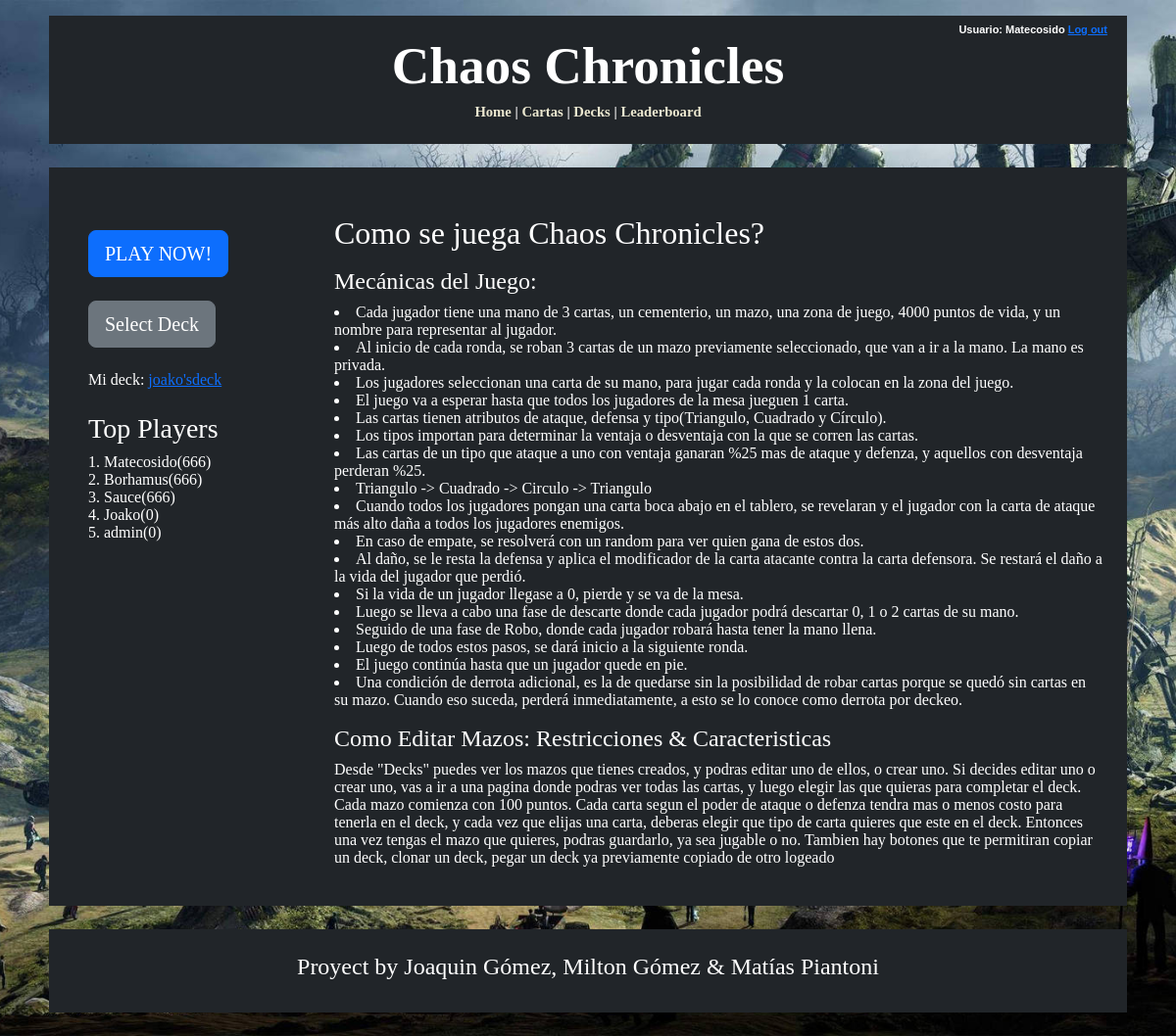
/ (signed in), run on an earlier commit of the app's database.
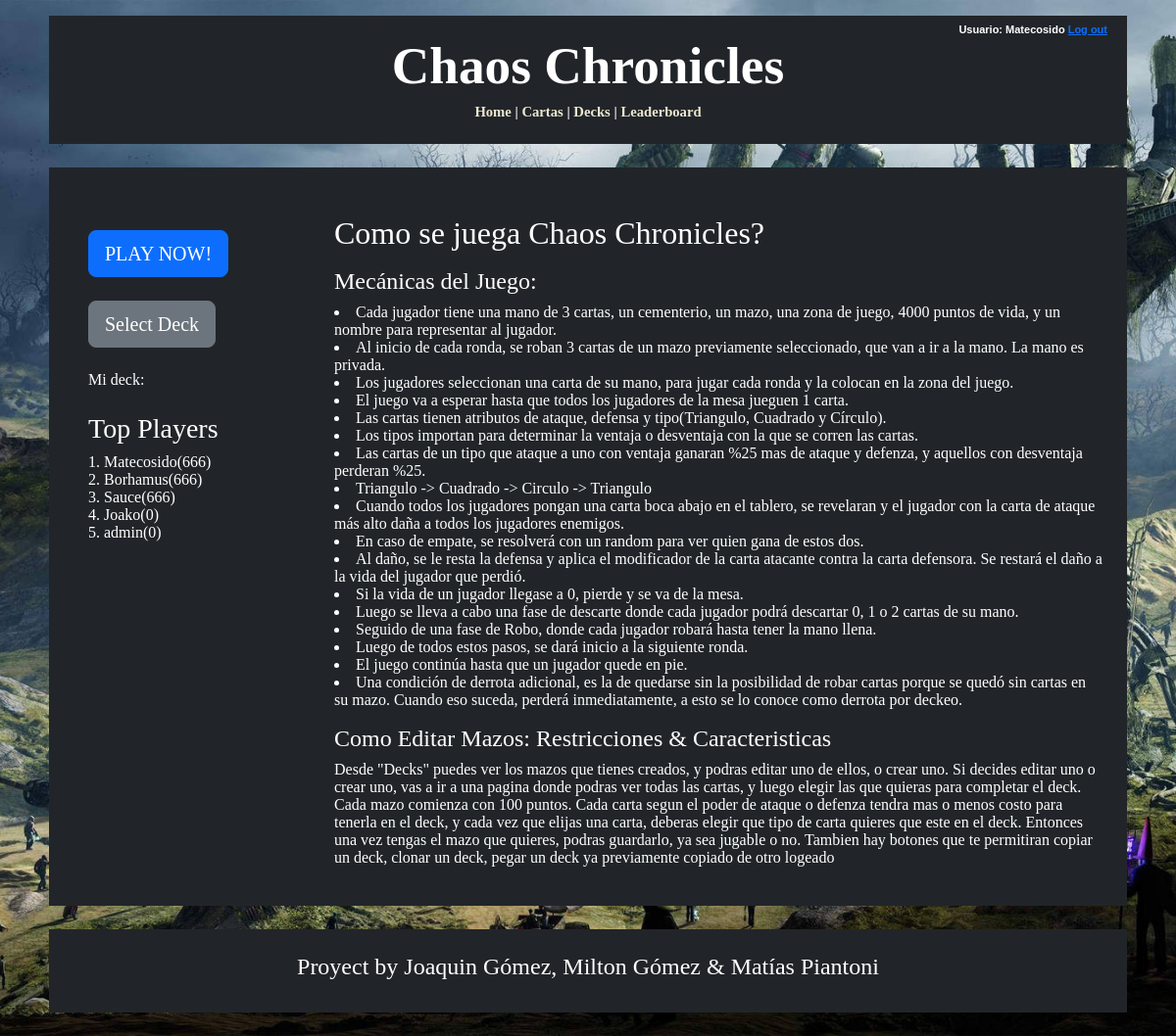
And on a later commit of the database.
### logica/models.py (models this page shows, shortened)
class Deck(models.Model):
    Titulo = models.CharField(max_length=50)
    CantidadCartas = models.IntegerField(default=0, validators=[MinValueValidator(9), MaxValueValidator(21)])
    CantCirculo = models.SmallIntegerField(default=0)
    CantCuadrado = models.SmallIntegerField(default=0)
    CantTriangulo = models.SmallIntegerField(default=0)
    PartidasGanadas = models.SmallIntegerField(default=0)
    PartidasPerdidas = models.SmallIntegerField(default=0)
    PartidasTotales = models.SmallIntegerField(default=0)
    Winrate = models.DecimalField(max_digits=5, decimal_places=2, default=0.00)
    FechaDeCreacion = models.DateField(auto_now_add=True)
    BackImage = models.ImageField(blank=True, upload_to='backimages/')
    Puntos = models.IntegerField(default=100)

### logica/views.py (the view)
# urls.py: path('', HomeView.as_view(), name='home'),
class HomeView(TemplateView):
    template_name = 'home.html'
    def get_context_data(self, **kwargs):
        context = super().get_context_data(**kwargs)
        usuario = self.request.user
        context['jugadores']=Jugador.objects.all().order_by('-ScoreTotal').values()[:5]
        context['deck_seleccionado'] = usuario.deck_seleccionado if hasattr(usuario, 'deck_seleccionado') else None
        return context

### logica/templates/home.html (shortened to what the changed rows need)
{% extends "base_generic.html" %}
{% block content %}
<div class="container mt-4">
    <div class="row">
        <div class="col-sm-3 bg-dark p-4 text-white center-text">
            {% if user.is_authenticated %}
            <div class="mb-4">
                Mi deck:
                {% if deck_seleccionado != Null %}
                <a href= "{% url 'deck_detail' deck_seleccionado.id %}">{{ deck_seleccionado.Titulo }}</a>
                {% endif %}
            </div>
            {% endif %}
        </div>
        <div class="col-sm-9 bg-dark text-white p-2">
            <div class = "Tutorial">
                <h2>Como se juega Chaos Chronicles?</h2>
            </div>
        </div>
    </div>
</div>
{% endblock %}

What changed in the data, as far as the page shows it:
no longer on this page (row edited): Deck: Titulo "joako'sdeck"
